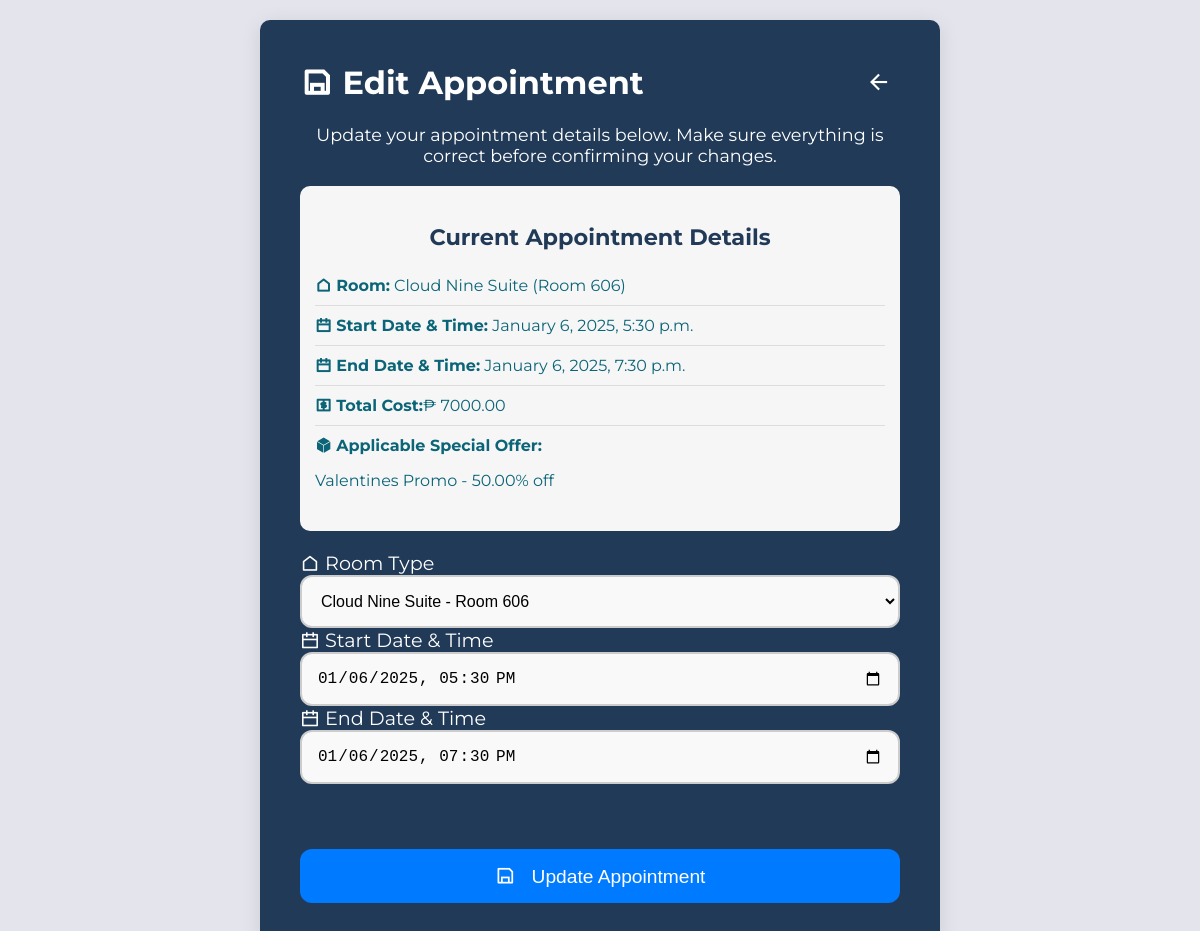
The page /appointments/edit/33/ (signed in) on the database its author committed.
### app/models.py (models this page shows, shortened)
class Appointment(models.Model):
    user = models.ForeignKey(User, on_delete=models.CASCADE)
    room = models.ForeignKey(Room, on_delete=models.CASCADE)
    start_date = models.DateTimeField()
    end_date = models.DateTimeField()
    created_at = models.DateTimeField(auto_now_add=True)
    @property
    def total_cost(self):
        return self.calculate_total_cost()
    def calculate_total_cost(self):
        total_hours = (self.end_date - self.start_date).total_seconds() / 3600.0
        if total_hours < 0:
            return Decimal('0.00')
        total_cost = Decimal(total_hours) * self.room.price_per_hour
        applicable_offer = SpecialOffer.objects.filter(
            room=self.room,
            start_date__lte=self.start_date,
            end_date__gte=self.end_date
        ).first()
        if applicable_offer:
            discount_amount = total_cost * (applicable_offer.discount_percentage / Decimal('100'))
            total_cost -= discount_amount
        return total_cost

class Room(models.Model):
    room_number = models.CharField(max_length=10, unique=True)
    room_type = models.CharField(max_length=30)
    capacity = models.CharField(max_length=30)
    price_per_hour = models.DecimalField(max_digits=10, decimal_places=2)
    class Meta:
        ordering = ['room_number']

class SpecialOffer(models.Model):
    room = models.ManyToManyField(Room)
    discount_percentage = models.DecimalField(max_digits=5, decimal_places=2)
    start_date = models.DateTimeField()
    end_date = models.DateTimeField()
    description = models.TextField()

### app/views.py (the view, shortened to what this page needs)
# urls.py: path('appointments/edit/<int:pk>/', AppointmentUpdateView.as_view(), name='edit_appointment'),
class AppointmentUpdateView(UpdateView):
    model = Appointment
    form_class = AppointmentUpdateForm
    template_name = 'app/edit_appointment.html'
    def get_object(self, queryset=None):
        appointment = super().get_object(queryset=queryset)
        if appointment.user.id != self.request.session.get('user_id'):
            raise Http404("You are not authorized to edit this appointment.")
        return appointment

### app/forms.py
class AppointmentUpdateForm(forms.ModelForm):
    class Meta:
        model = Appointment
        fields = ['room', 'start_date', 'end_date']
        widgets = {
            'start_date': forms.DateTimeInput(attrs={'type': 'datetime-local'}),
            'end_date': forms.DateTimeInput(attrs={'type': 'datetime-local'}),
        }

### app/templates/app/edit_appointment.html (shortened to what this page needs)
{% load static %}
<head>
    <link rel="stylesheet" href="https://cdn.jsdelivr.net/npm/remixicon/fonts/remixicon.css">
    <link rel="stylesheet" type="text/css" href="{% static '/css/edit_appointment.css' %}">
</head>
{% block content %}
    <div class="form-container">
        <div class="header">
            <h1><i class="ri-save-line"></i> Edit Appointment</h1>
            <a href="{% url 'account_settings' %}" class="back-button" onclick="return confirmBack();">
                <i class="ri-arrow-left-line"></i>
            </a>
        </div>
        <p class="intro-text">Update your appointment details below. Make sure everything is correct before confirming your changes.</p>
        <div class="booking-info">
            <h3 class="section-title">Current Appointment Details</h3>
            <ul class="details-list">
                <li><strong><i class="ri-home-line"></i> Room:</strong> {{ appointment.room.room_type }} (Room {{ appointment.room.room_number }})</li>
                <li><strong><i class="ri-calendar-line"></i> Start Date & Time:</strong> <span class="date-field">{{ appointment.start_date|date:"F j, Y, g:i a" }}</span></li>
                <li><strong><i class="ri-calendar-line"></i> End Date & Time:</strong> <span class="date-field">{{ appointment.end_date|date:"F j, Y, g:i a" }}</span></li>
                <li><strong><i class="ri-money-dollar-box-line"></i> Total Cost:</strong>₱ {{ appointment.total_cost|floatformat:2 }}</li>
                {% if appointment.calculate_total_cost != 0 %}
                    <li><strong><i class="ri-box-3-fill"></i> Applicable Special Offer:</strong>
                        {% if appointment.room.specialoffer_set.all %}
                            {% for offer in appointment.room.specialoffer_set.all %}
                                <p>{{ offer.description }} - {{ offer.discount_percentage }}% off</p>
                            {% endfor %}
                        {% else %}
                            <p>No special offers available</p>
                        {% endif %}
                    </li>
                {% endif %}
            </ul>
        </div>
        <form action="" method="post" onsubmit="return validateForm();">
            <div class="form-group">
                <label for="room"><i class="ri-home-line"></i> Room Type</label>
                <select name="room" id="room" required>
                    <option value="{{ appointment.room.id }}" selected>{{ appointment.room.room_type }} - Room {{ appointment.room.room_number }}</option>
                </select>
                <label for="start_date"><i class="ri-calendar-line"></i> Start Date & Time</label>
                <input type="datetime-local" name="start_date" id="start_date" value="{{ appointment.start_date|date:'Y-m-d\TH:i' }}" required>
                <label for="end_date"><i class="ri-calendar-line"></i> End Date & Time</label>
                <input type="datetime-local" name="end_date" id="end_date" value="{{ appointment.end_date|date:'Y-m-d\TH:i' }}" required>
            </div>
            <div class="form-actions">
                <button type="submit" class="btn-save"><i class="ri-save-line"></i> Update Appointment</button>
            </div>
        </form>
    </div>
{% endblock content %}

### static/css/edit_appointment.css (style rules this page uses)
.form-container { background-color: var(--primary-color); border-radius: 10px; box-shadow: 0 4px 20px rgba(0, 0, 0, 0.1); padding: 40px; max-width: 600px; margin: 0 auto; }
.header { display: flex; justify-content: space-between; align-items: center; margin-bottom: 20px; }
h1 { color: var(--white); margin: 0; font-size: 2rem; }
.back-button { display: flex; align-items: center; color: var(--white); text-decoration: none; font-size: 1.6rem; padding: 8px; transition: color 0.3s ease; }
.intro-text { margin: 20px 0; color: var(--white); text-align: center; font-size: 1.1rem; }
.booking-info { background-color: var(--secondary-color); border-radius: 10px; padding: 15px; margin-bottom: 20px; }
.section-title { color: var(--primary-color); font-size: 1.4rem; text-align: center; margin-bottom: 15px; }
.details-list { list-style-type: none; padding: 0; margin: 0; }
.details-list li { padding: 10px 0; font-size: 1rem; color: var(--primary-color-dark); border-bottom: 1px solid #ddd; }
.details-list li:last-child { border-bottom: none; }
form { display: flex; flex-direction: column; gap: 25px; color: var(--white); }
form label { font-size: 1.2rem; color: var(--white); }
form input[type="text"], form input[type="email"], form select, form input[type="datetime-local"] { width: 100%; padding: 15px; border: 2px solid #ccc; border-radius: 12px; font-size: 1rem; background-color: #f9f9f9; transition: border-color 0.3s ease, background-color 0.3s ease; }
form input[type="datetime-local"] { padding: 15px; border-radius: 12px; background-color: #f9f9f9; border: 2px solid #ccc; font-size: 1rem; transition: border-color 0.3s ease, background-color 0.3s ease; }
form .form-actions { display: flex; justify-content: center; margin-top: 40px; }
form .btn-save { background-color: #007BFF; color: var(--white); border: none; border-radius: 12px; padding: 15px 25px; cursor: pointer; transition: background-color 0.3s ease; font-size: 1.2rem; text-align: center; width: 100%; }
form .btn-save i { margin-right: 10px; font-size: 1.3rem; }

### rows shown on the page
Appointment: room.room_type "Cloud Nine Suite", room.room_number "606", start_date "January 6, 2025, 5:30 p.m.", end_date "January 6, 2025, 7:30 p.m.", total_cost "7000.00", room "Cloud Nine Suite - Room 606", start_date "01/06/2025 17:30", end_date "01/06/2025 19:30"
SpecialOffer: description "Valentines Promo", discount_percentage "50.00"
